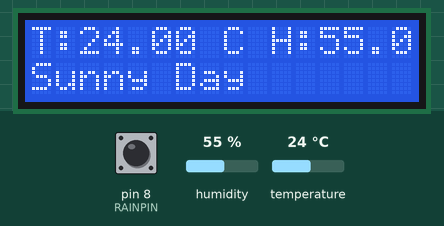
This sketch was run on a simulated Arduino Uno, built with avr-gcc and run on an emulated ATmega328P. On the bench: 16×2 character LCD. The inputs (shaded band) are chosen by the test bench; at power-on: pin 8 (RAINPIN) HIGH, humidity 55 %, temperature 24 °C. What the sketch prints to the serial monitor is not drawn.

Above: at 3.2 s.
3.3 s: pin 8 (RAINPIN) pulled LOW for 2.35 s
At 5.4 s:
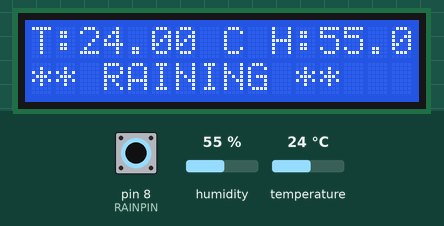
7.6 s: humidity set to 22 %
At 9.5 s:
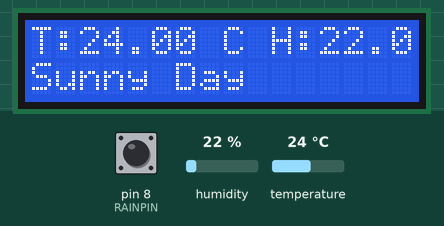
10.3 s: temperature set to 12 °C
At 13.4 s:
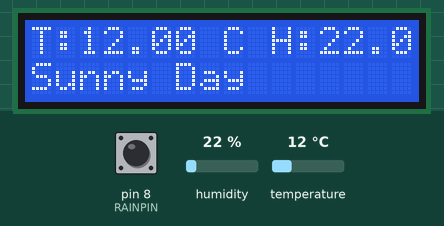
13.7 s: pin 8 (RAINPIN) pulled LOW for 2.35 s
At 15.2 s:
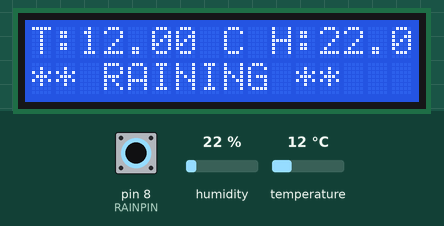
17.8 s: humidity set to 40 %
At 19.4 s:
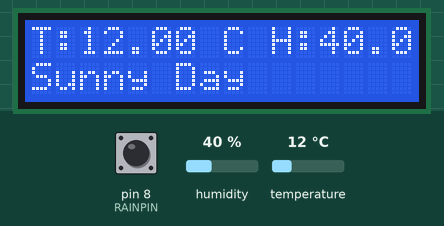
20.5 s: temperature set to 19 °C
At 23.5 s:
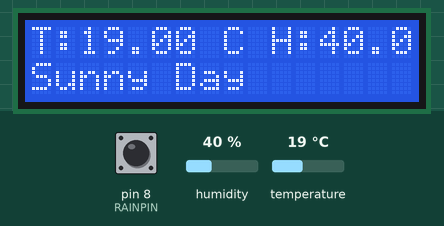
Timing chart, 0 to 24.9 s (numbered marks = the images above; inputs shaded):
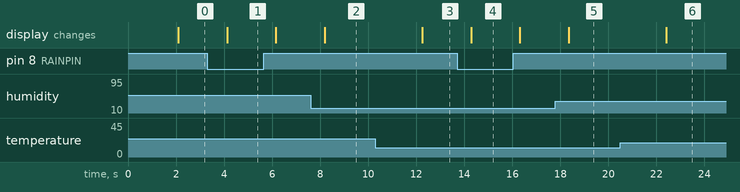

The sketch:

Temperature_Rain_Monitoring.ino
```cpp
#include <LiquidCrystal.h>
#include <DHT.h>

// Chân cảm biến DHT11
#define DHTPIN A0
#define DHTTYPE DHT11

// Chân cảm biến mưa (đổi sang chân 8 để tránh xung đột với LCD)
#define RAINPIN 8

// Chân LCD (RS, E, D4, D5, D6, D7)
LiquidCrystal lcd(12, 11, 5, 4, 3, 2);

DHT dht(DHTPIN, DHTTYPE);

void setup() {
  Serial.begin(9600);
  dht.begin();
  lcd.begin(16, 2);
  pinMode(RAINPIN, INPUT_PULLUP);  // Dùng điện trở kéo lên nội bộ
  lcd.print("Monitoring...");
  delay(2000);
}

void loop() {
  float h = dht.readHumidity();
  float t = dht.readTemperature();
  int rainState = digitalRead(RAINPIN);  // LOW = có mưa (vì nút nhấn nối GND)

  // Gửi dữ liệu qua Serial (cho Python)
  Serial.print("NHIETDO:");
  Serial.print(t);
  Serial.print("|DOAM:");
  Serial.print(h);
  Serial.print("|MUA:");
  Serial.println(rainState == LOW ? 1 : 0);

  // Hiển thị lên LCD
  lcd.clear();
  lcd.setCursor(0, 0);
  lcd.print("T:");
  lcd.print(t);
  lcd.print(" C H:");
  lcd.print(h);
  lcd.print("%");
  lcd.setCursor(0, 1);
  if (rainState == LOW) {
    lcd.print("** RAINING **");
  } else {
    lcd.print("Sunny Day    ");
  }

  delay(2000);
}
```

Measured:
- after the input at 3.3 s, the display: changes after 0.83 s (image 1)
- after the input at 7.6 s, the display: changes after 0.59 s (image 2)
- after the input at 10.3 s, the display: changes after 2.0 s (image 3)
- after the input at 13.7 s, the display: changes after 0.59 s (image 4)
- after the input at 17.8 s, the display: changes after 0.55 s (image 5)
- after the input at 20.5 s, the display: changes after 1.9 s (image 6)
